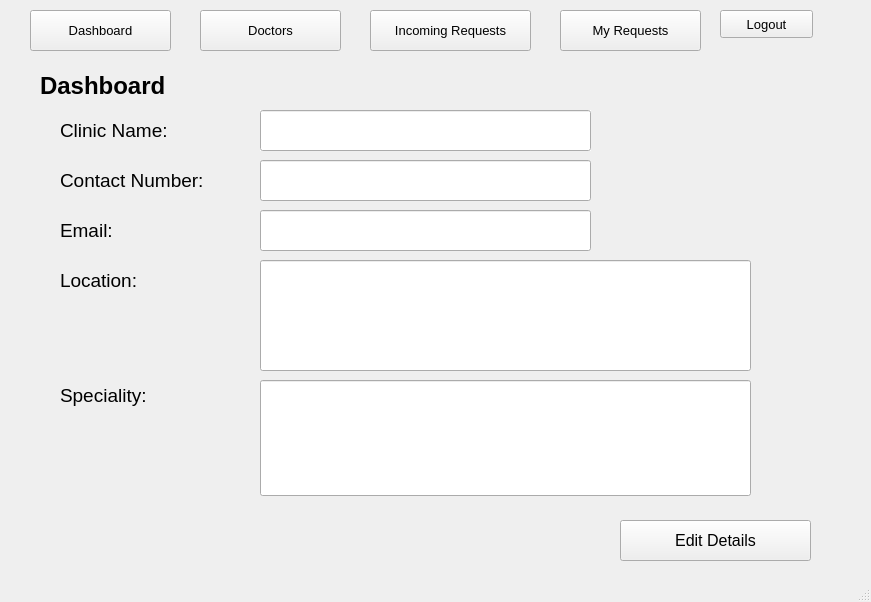
<?xml version="1.0" encoding="UTF-8"?>
<ui version="4.0">
 <class>CinicPage</class>
 <widget class="QMainWindow" name="CinicPage">
  <property name="geometry">
   <rect>
    <x>0</x>
    <y>0</y>
    <width>871</width>
    <height>602</height>
   </rect>
  </property>
  <property name="windowTitle">
   <string>Clnic Main Page</string>
  </property>
  <widget class="QWidget" name="centralwidget">
   <widget class="QLabel" name="label">
    <property name="geometry">
     <rect>
      <x>40</x>
      <y>50</y>
      <width>231</width>
      <height>71</height>
     </rect>
    </property>
    <property name="font">
     <font>
      <pointsize>18</pointsize>
      <weight>75</weight>
      <bold>true</bold>
     </font>
    </property>
    <property name="text">
     <string>Dashboard</string>
    </property>
    <property name="wordWrap">
     <bool>true</bool>
    </property>
   </widget>
   <widget class="QLabel" name="label_2">
    <property name="geometry">
     <rect>
      <x>60</x>
      <y>80</y>
      <width>621</width>
      <height>101</height>
     </rect>
    </property>
    <property name="font">
     <font>
      <pointsize>14</pointsize>
     </font>
    </property>
    <property name="text">
     <string>Clinic Name:</string>
    </property>
   </widget>
   <widget class="QLabel" name="label_3">
    <property name="geometry">
     <rect>
      <x>60</x>
      <y>250</y>
      <width>121</width>
      <height>61</height>
     </rect>
    </property>
    <property name="font">
     <font>
      <pointsize>14</pointsize>
      <strikeout>false</strikeout>
     </font>
    </property>
    <property name="mouseTracking">
     <bool>false</bool>
    </property>
    <property name="focusPolicy">
     <enum>Qt::NoFocus</enum>
    </property>
    <property name="acceptDrops">
     <bool>false</bool>
    </property>
    <property name="autoFillBackground">
     <bool>false</bool>
    </property>
    <property name="text">
     <string>Location:</string>
    </property>
    <property name="scaledContents">
     <bool>false</bool>
    </property>
    <property name="wordWrap">
     <bool>true</bool>
    </property>
   </widget>
   <widget class="QLabel" name="label_4">
    <property name="geometry">
     <rect>
      <x>60</x>
      <y>370</y>
      <width>161</width>
      <height>51</height>
     </rect>
    </property>
    <property name="font">
     <font>
      <pointsize>14</pointsize>
     </font>
    </property>
    <property name="text">
     <string>Speciality: </string>
    </property>
   </widget>
   <widget class="QToolButton" name="EditDetails">
    <property name="geometry">
     <rect>
      <x>620</x>
      <y>520</y>
      <width>191</width>
      <height>41</height>
     </rect>
    </property>
    <property name="font">
     <font>
      <pointsize>12</pointsize>
     </font>
    </property>
    <property name="text">
     <string>Edit Details</string>
    </property>
    <property name="checkable">
     <bool>false</bool>
    </property>
    <property name="popupMode">
     <enum>QToolButton::DelayedPopup</enum>
    </property>
    <property name="toolButtonStyle">
     <enum>Qt::ToolButtonIconOnly</enum>
    </property>
    <property name="autoRaise">
     <bool>false</bool>
    </property>
    <property name="arrowType">
     <enum>Qt::NoArrow</enum>
    </property>
   </widget>
   <widget class="QLabel" name="label_5">
    <property name="geometry">
     <rect>
      <x>60</x>
      <y>160</y>
      <width>221</width>
      <height>41</height>
     </rect>
    </property>
    <property name="font">
     <font>
      <pointsize>14</pointsize>
     </font>
    </property>
    <property name="text">
     <string>Contact Number: </string>
    </property>
   </widget>
   <widget class="QLabel" name="label_6">
    <property name="geometry">
     <rect>
      <x>60</x>
      <y>210</y>
      <width>481</width>
      <height>41</height>
     </rect>
    </property>
    <property name="font">
     <font>
      <pointsize>14</pointsize>
     </font>
    </property>
    <property name="text">
     <string>Email:</string>
    </property>
   </widget>
   <widget class="QLineEdit" name="lineEditContactNumber">
    <property name="geometry">
     <rect>
      <x>260</x>
      <y>160</y>
      <width>331</width>
      <height>41</height>
     </rect>
    </property>
    <property name="font">
     <font>
      <pointsize>12</pointsize>
     </font>
    </property>
    <property name="text">
     <string/>
    </property>
    <property name="readOnly">
     <bool>true</bool>
    </property>
   </widget>
   <widget class="QLineEdit" name="lineEditClinicName">
    <property name="geometry">
     <rect>
      <x>260</x>
      <y>110</y>
      <width>331</width>
      <height>41</height>
     </rect>
    </property>
    <property name="font">
     <font>
      <pointsize>12</pointsize>
     </font>
    </property>
    <property name="autoFillBackground">
     <bool>true</bool>
    </property>
    <property name="text">
     <string/>
    </property>
    <property name="readOnly">
     <bool>true</bool>
    </property>
   </widget>
   <widget class="QLineEdit" name="lineEditEmail">
    <property name="geometry">
     <rect>
      <x>260</x>
      <y>210</y>
      <width>331</width>
      <height>41</height>
     </rect>
    </property>
    <property name="font">
     <font>
      <pointsize>12</pointsize>
     </font>
    </property>
    <property name="text">
     <string/>
    </property>
    <property name="readOnly">
     <bool>true</bool>
    </property>
   </widget>
   <widget class="QLineEdit" name="lineEditLocation">
    <property name="geometry">
     <rect>
      <x>260</x>
      <y>260</y>
      <width>491</width>
      <height>111</height>
     </rect>
    </property>
    <property name="font">
     <font>
      <pointsize>12</pointsize>
     </font>
    </property>
    <property name="text">
     <string/>
    </property>
    <property name="readOnly">
     <bool>true</bool>
    </property>
   </widget>
   <widget class="QLineEdit" name="lineEditSpeciality">
    <property name="geometry">
     <rect>
      <x>260</x>
      <y>380</y>
      <width>491</width>
      <height>116</height>
     </rect>
    </property>
    <property name="font">
     <font>
      <pointsize>12</pointsize>
     </font>
    </property>
    <property name="text">
     <string/>
    </property>
    <property name="dragEnabled">
     <bool>true</bool>
    </property>
    <property name="readOnly">
     <bool>true</bool>
    </property>
   </widget>
   <widget class="QPushButton" name="DoctorsButton">
    <property name="geometry">
     <rect>
      <x>200</x>
      <y>10</y>
      <width>141</width>
      <height>41</height>
     </rect>
    </property>
    <property name="font">
     <font>
      <pointsize>10</pointsize>
     </font>
    </property>
    <property name="text">
     <string>Doctors</string>
    </property>
   </widget>
   <widget class="QPushButton" name="DashboardButton">
    <property name="geometry">
     <rect>
      <x>30</x>
      <y>10</y>
      <width>141</width>
      <height>41</height>
     </rect>
    </property>
    <property name="font">
     <font>
      <pointsize>10</pointsize>
     </font>
    </property>
    <property name="text">
     <string>Dashboard</string>
    </property>
   </widget>
   <widget class="QPushButton" name="IncomingRequestsButton">
    <property name="geometry">
     <rect>
      <x>370</x>
      <y>10</y>
      <width>161</width>
      <height>41</height>
     </rect>
    </property>
    <property name="font">
     <font>
      <pointsize>10</pointsize>
     </font>
    </property>
    <property name="text">
     <string>Incoming Requests</string>
    </property>
   </widget>
   <widget class="QPushButton" name="LogoutButton">
    <property name="geometry">
     <rect>
      <x>720</x>
      <y>10</y>
      <width>93</width>
      <height>28</height>
     </rect>
    </property>
    <property name="font">
     <font>
      <pointsize>10</pointsize>
     </font>
    </property>
    <property name="text">
     <string>Logout</string>
    </property>
   </widget>
   <widget class="QPushButton" name="MyRequestsButton">
    <property name="geometry">
     <rect>
      <x>560</x>
      <y>10</y>
      <width>141</width>
      <height>41</height>
     </rect>
    </property>
    <property name="font">
     <font>
      <pointsize>10</pointsize>
     </font>
    </property>
    <property name="text">
     <string>My Requests</string>
    </property>
   </widget>
  </widget>
  <widget class="QStatusBar" name="statusbar"/>
 </widget>
 <resources/>
 <connections/>
</ui>
